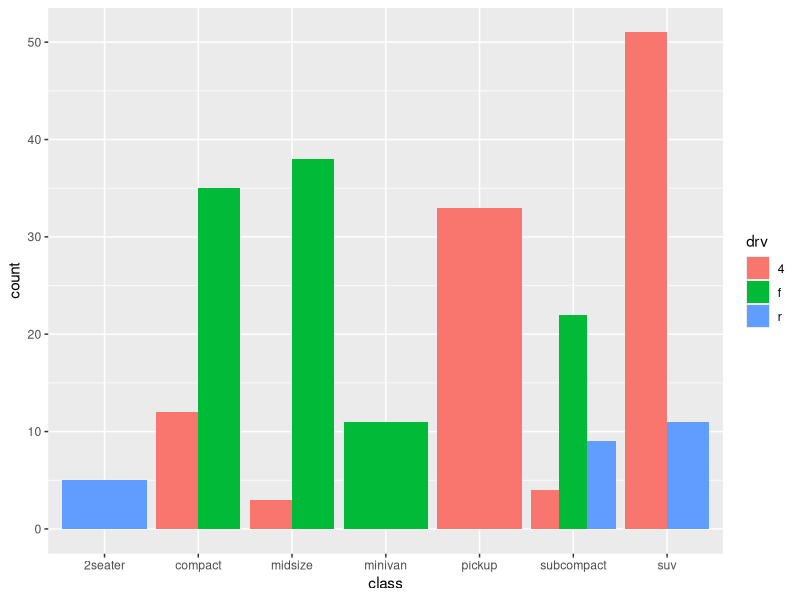
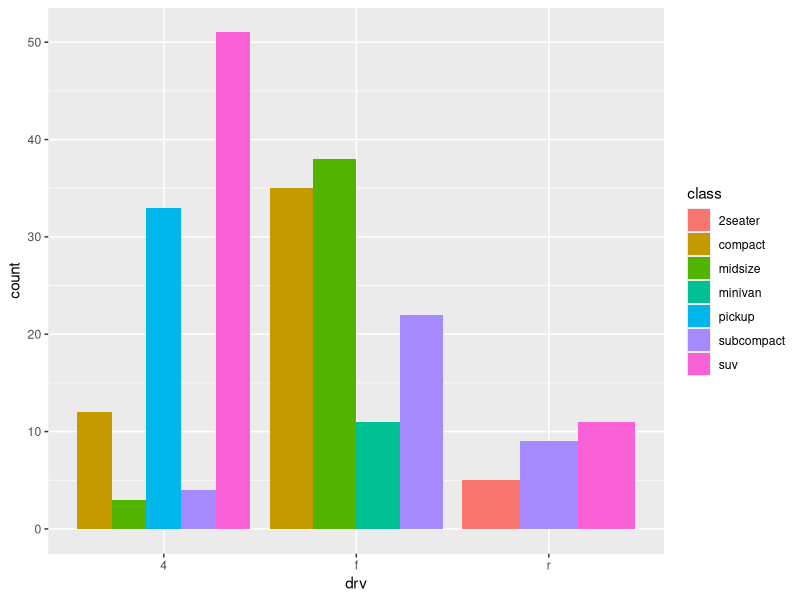
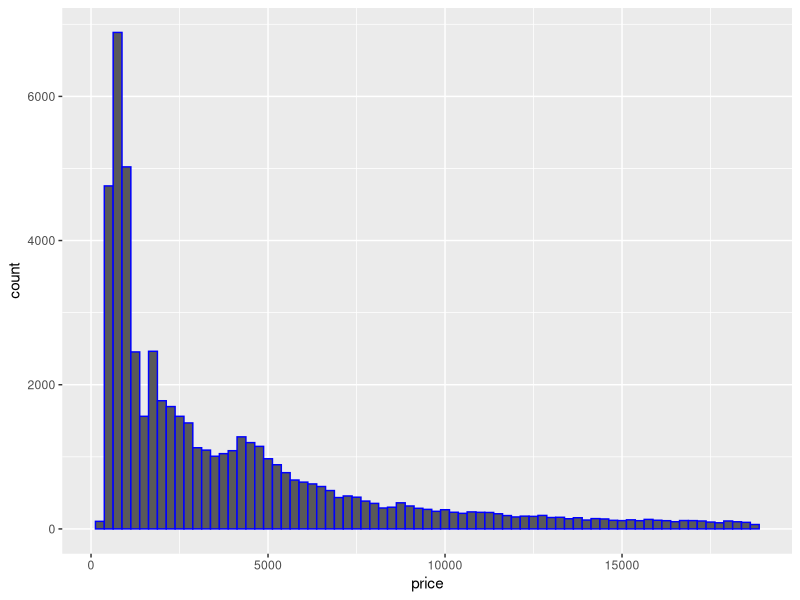
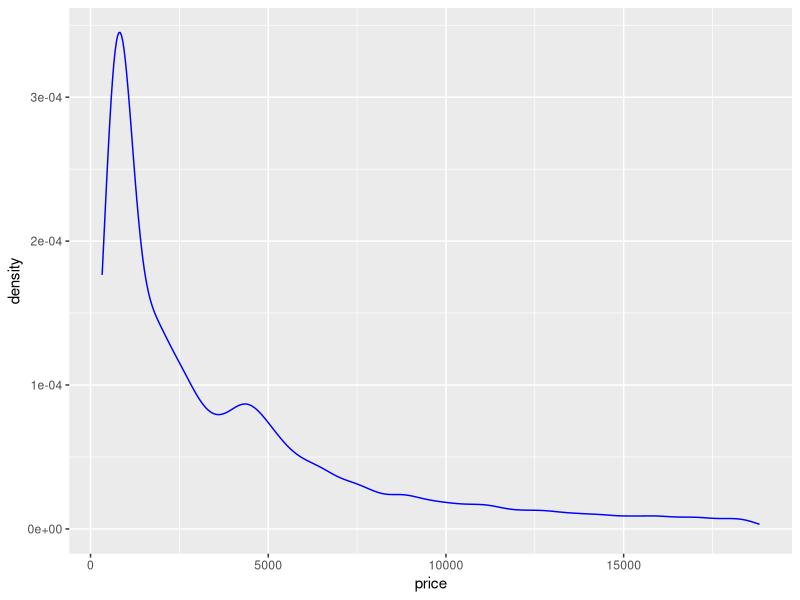
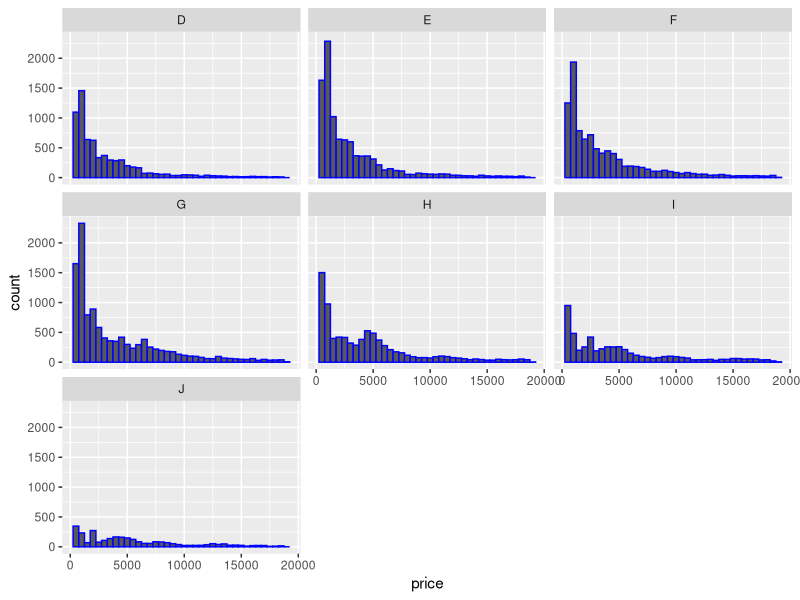
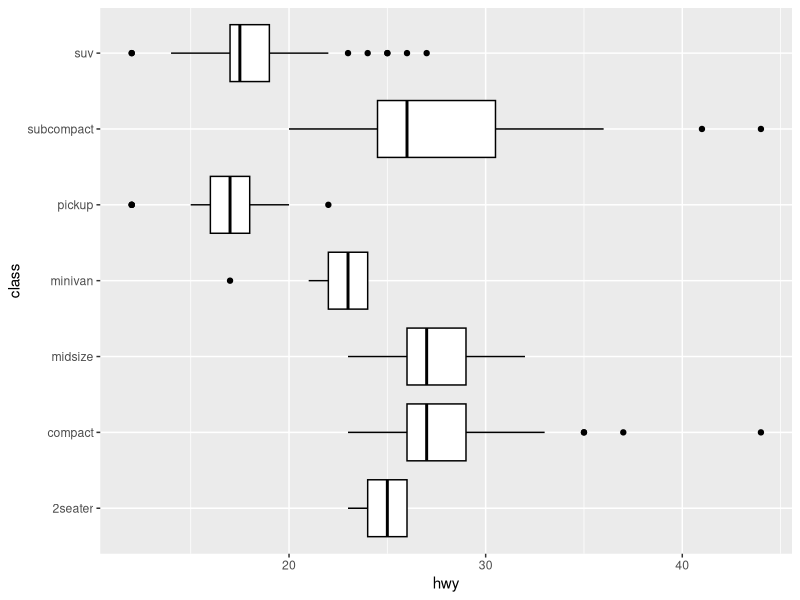

Write the R code that produced these figures, in order.
## ---- chunk 1
knitr::opts_chunk$set(echo = FALSE)
## ---- chunk 2
library(tidyverse)

## ---- chunk 3
ggplot(aes(x = class), data = mpg) +
  geom_bar(aes(fill = drv), position = "dodge")
## ---- chunk 4
ggplot(aes(x = drv), data = mpg) +
  geom_bar(aes(fill = class), position = "dodge")
## ---- chunk 5
ggplot(aes(x = price), data = diamonds) +
  geom_histogram(binwidth = 250, color = "blue")
## ---- chunk 6
ggplot(aes(x = price), data = diamonds) +
  geom_density(color = "blue")
## ---- chunk 7
ggplot(aes(x = price), data = diamonds) +
  geom_histogram(binwidth = 500, color = "blue") + 
  facet_wrap(~color)
## ---- chunk 8
mpg %>%
ggplot(aes(x = hwy, y = class)) + 
  geom_boxplot(color = "black")
  
